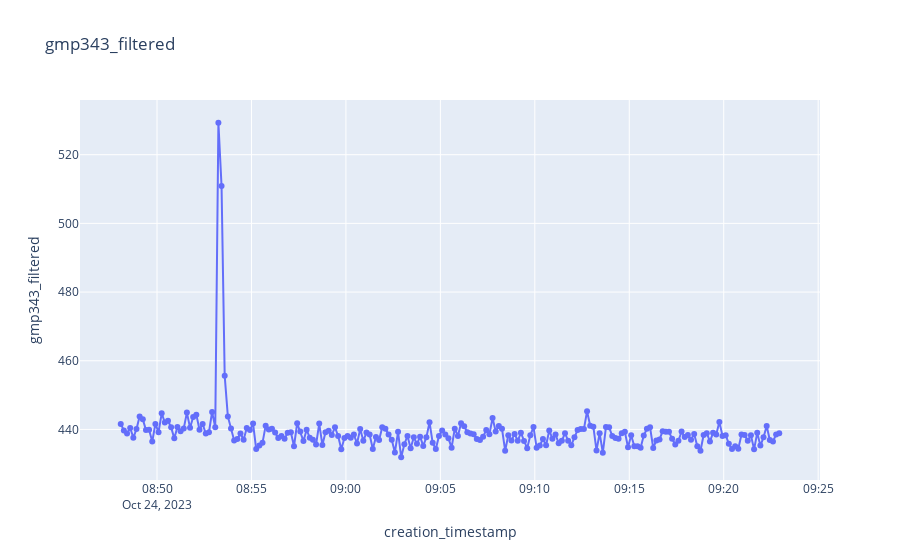
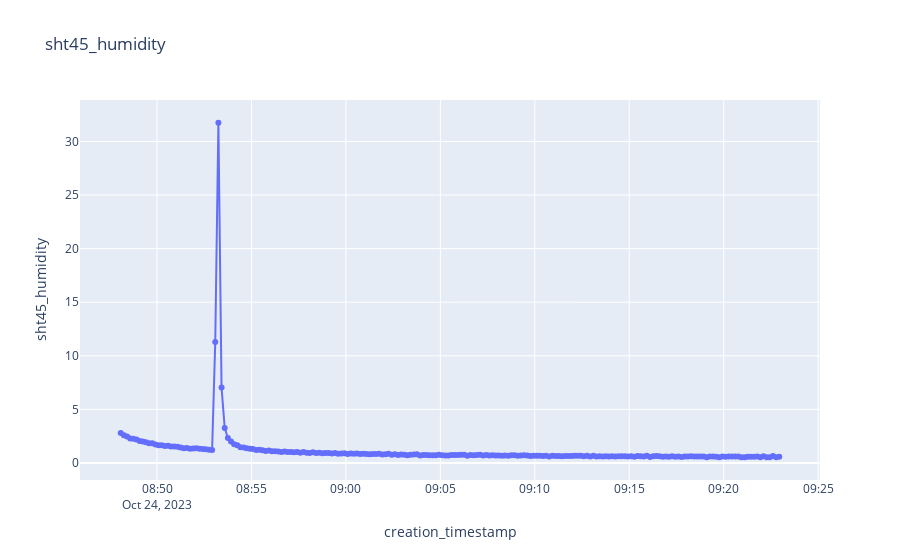

Here is the notebook cell these charts were saved with, in order:
### Markdown cell above
# Westfalen Gas Bottle #20

### Code cell
# Picarro Analysis: 401.80090700034015

#400
start_date = datetime(2023, 10, 24, 11, 19, 0).replace(tzinfo=timezone.utc)
end_date = datetime(2023, 10, 24, 11, 54, 0).replace(tzinfo=timezone.utc)

df_wg_400 = df.sort("creation_timestamp").filter(pl.col("creation_timestamp").is_between(start_date, end_date))

plot_sensor_measurement(df_p_400.collect(), col_name="gmp343_filtered")
plot_sensor_measurement(df_p_400.collect(), col_name="sht45_humidity")

# calculate average
data = df_wg_400.select(pl.col("gmp343_filtered")).collect().to_series().to_list()

# correct with previous ICOS calibration information
avg = average_bottle(data) * slope + intercept

print(f"The bottle average is: {round(avg,3)} compared to 401.800 measuremed by Picarro.")
print(round(avg,3) - 401.800)

### Figure 1 — Plotly figure (JSON) as saved in the notebook; plotly's stock layout.template omitted (floating-point values rounded to 4 significant figures; data arrays with more than 128 entries replaced by an {"elided": "..."} marker saying what was removed)
{"data": [{"hovertemplate": "creation_timestamp=%{x}<br>gmp343_filtered=%{y}<extra></extra>", "legendgroup": "", "line": {"color": "#636efa", "dash": "solid"}, "marker": {"symbol": "circle"}, "mode": "lines+markers", "name": "", "orientation": "v", "showlegend": false, "type": "scatter", "x": {"elided": "210 str values"}, "xaxis": "x", "y": {"elided": "210 float values"}, "yaxis": "y"}], "layout": {"legend": {"tracegroupgap": 0}, "title": {"text": "gmp343_filtered"}, "xaxis": {"anchor": "y", "domain": [0, 1], "title": {"text": "creation_timestamp"}}, "yaxis": {"anchor": "x", "domain": [0, 1], "title": {"text": "gmp343_filtered"}}}}

### Figure 2 — Plotly figure (JSON) as saved in the notebook; plotly's stock layout.template omitted (floating-point values rounded to 4 significant figures; data arrays with more than 128 entries replaced by an {"elided": "..."} marker saying what was removed)
{"data": [{"hovertemplate": "creation_timestamp=%{x}<br>sht45_humidity=%{y}<extra></extra>", "legendgroup": "", "line": {"color": "#636efa", "dash": "solid"}, "marker": {"symbol": "circle"}, "mode": "lines+markers", "name": "", "orientation": "v", "showlegend": false, "type": "scatter", "x": {"elided": "210 str values"}, "xaxis": "x", "y": {"elided": "210 float values"}, "yaxis": "y"}], "layout": {"legend": {"tracegroupgap": 0}, "title": {"text": "sht45_humidity"}, "xaxis": {"anchor": "y", "domain": [0, 1], "title": {"text": "creation_timestamp"}}, "yaxis": {"anchor": "x", "domain": [0, 1], "title": {"text": "sht45_humidity"}}}}
